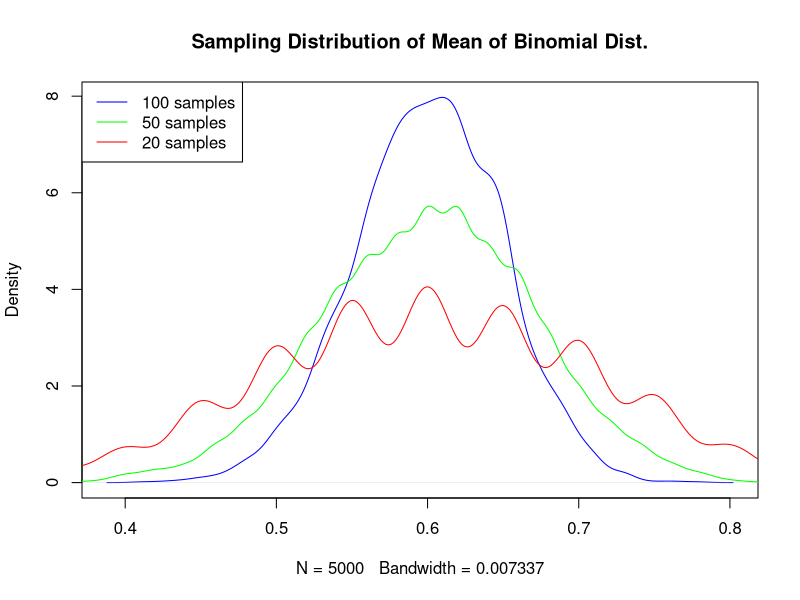
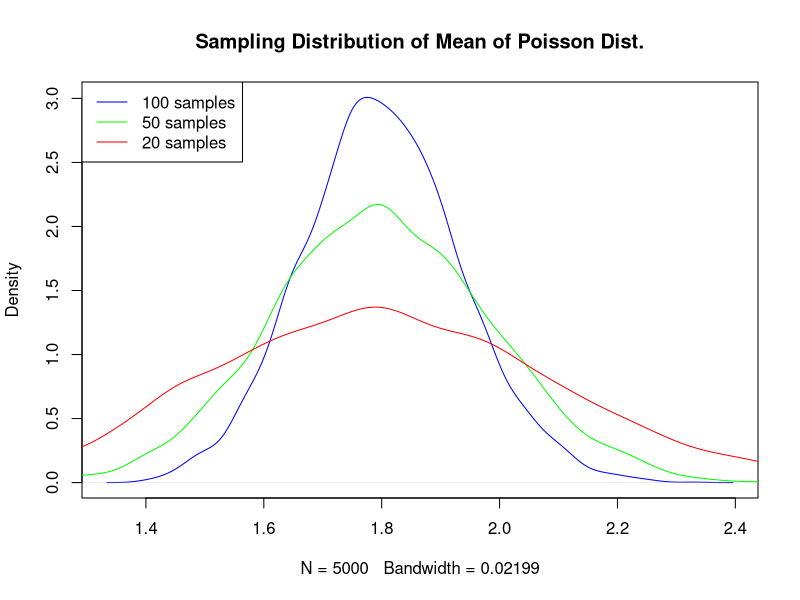

The R script that drew these images, in order:
meanBi <- sapply (c(20, 50, 100), function(y)
    sapply (1:5000, function (x) mean (rbinom (y, 1, .6))))

meanPoi <- sapply (c(20, 50, 100), function(y)
    sapply (1:5000, function (x) mean (rpois (y, 1.8))))

sdBi <- sapply (c(20, 50, 100), function(y)
    sapply (1:5000, function (x) sd (rbinom (y, 1, .6))))

sdPoi <- sapply (c(20, 50, 100), function(y)
    sapply (1:5000, function (x) sd (rpois (y, 1.8))))

plot (density (meanBi[,3]), col = 'blue',
      main = 'Sampling Distribution of Mean of Binomial Dist.')
lines (density (meanBi[,2]), col = 'green')
lines (density (meanBi[,1]), col = 'red')
legend ("topleft", legend = paste0 (c('100', '50', '20'), ' samples'),
        col = c('blue', 'green', 'red'), lty = 1)

plot (density (meanPoi[,3]), col = 'blue',
      main = 'Sampling Distribution of Mean of Poisson Dist.')
lines (density (meanPoi[,2]), col = 'green')
lines (density (meanPoi[,1]), col = 'red')
legend ("topleft", legend = paste0 (c('100', '50', '20'), ' samples'),
        col = c('blue', 'green', 'red'), lty = 1)
